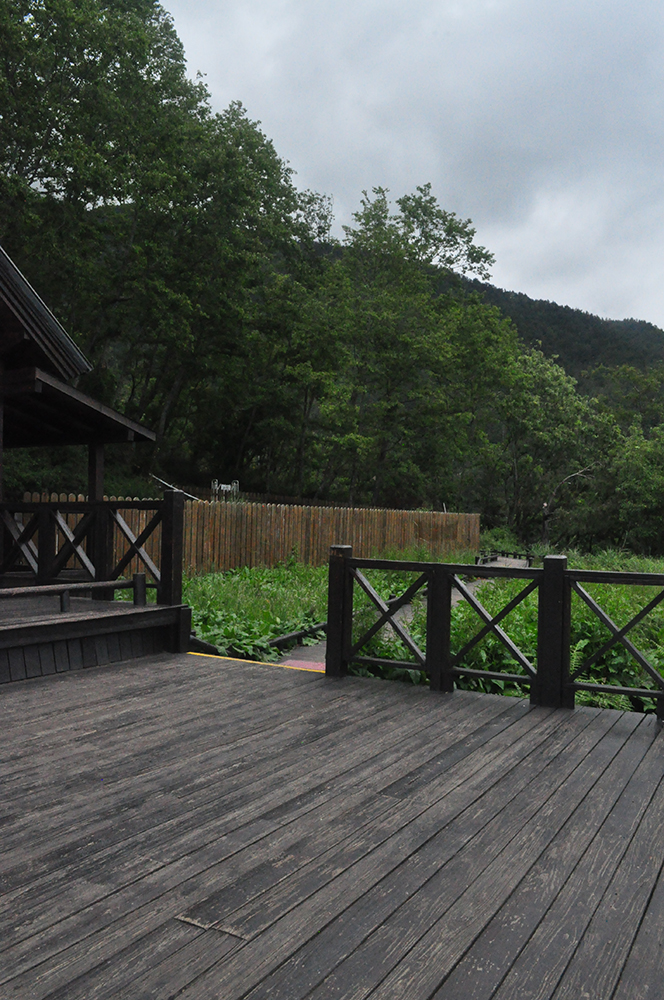
#> input picture DAY-2/panaroma/img/DSC_0171.jpg, 664 x 1000 px; its folder holds 3 pictures in this run
$ python panaroma.py
#> lines starting #> are read from the running program, lines starting #| are printed output that depends on the picture; after the words box and inside, x2 and y2 are one past the last pixel; in counts of white or black regions, pixels touching at a corner belong together
import cv2
import numpy as np
import os


# https://github.com/SSARCandy/panoramas-image-stitching

# -----------------------------
# Dosya Yolları
# -----------------------------
BASE_DIR = os.path.dirname(os.path.abspath(__file__))
IMG_DIR = os.path.join(BASE_DIR, "img")

images = []

for file in sorted(os.listdir(IMG_DIR)):

    if file.endswith(".jpg") or file.endswith(".png"):

        path = os.path.join(IMG_DIR, file)
        img = cv2.imread(path)
#> img is the input picture: shape (1000, 664, 3); mean B, G, R 84.9, 90.6, 85.6

        if img is None:
            print("UYARI: Okunamadı ->", file)
        else:
            images.append(img)


if len(images) < 3:
    print("HATA: En az 3 resim gerekli")
    exit()


img1, img2, img3 = images[:3]


# -----------------------------
# Gray'e çevir
# -----------------------------
gray1 = cv2.cvtColor(img1, cv2.COLOR_BGR2GRAY)
gray2 = cv2.cvtColor(img2, cv2.COLOR_BGR2GRAY)
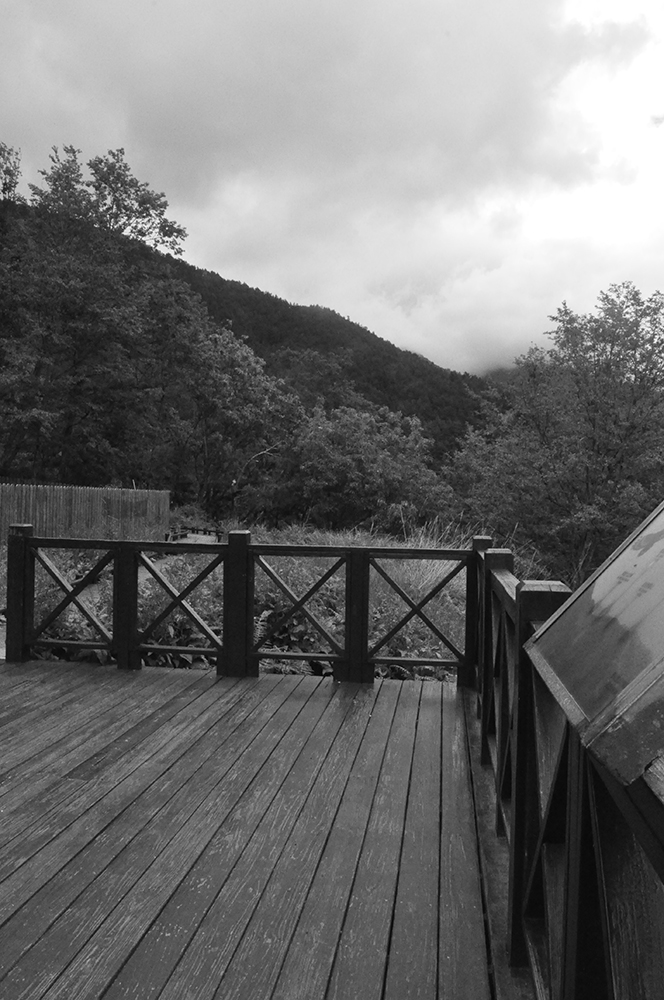
#> gray2: shape (1000, 664); min 0, max 255, mean 110
gray3 = cv2.cvtColor(img3, cv2.COLOR_BGR2GRAY)
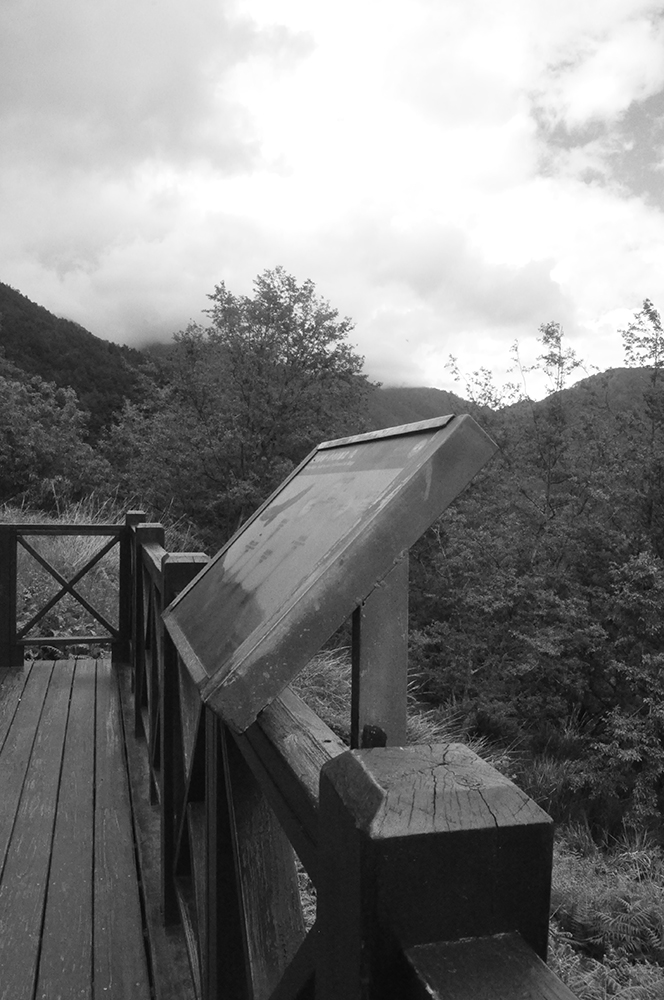
#> gray3: shape (1000, 664); min 0, max 255, mean 125.5


# -----------------------------
# ORB
# -----------------------------
orb = cv2.ORB_create(nfeatures=3000)

kp1, des1 = orb.detectAndCompute(gray1, None)
#> kp1 = 3000 keypoints; strongest (x, y, size): (119, 200, 31), (116, 64, 31), (118, 65, 31), (472, 264, 31)
kp2, des2 = orb.detectAndCompute(gray2, None)
#> kp2 = 2985 keypoints; strongest (x, y, size): (155, 246, 31), (164, 238, 31), (163, 241, 31), (166, 241, 31)
kp3, des3 = orb.detectAndCompute(gray3, None)
#> kp3 = 2955 keypoints; strongest (x, y, size): (495, 401, 31), (496, 403, 31), (494, 408, 31), (493, 403, 31)


if des1 is None or des2 is None or des3 is None:
    print("HATA: Descriptor üretilemedi")
    exit()


# -----------------------------
# Matcher
# -----------------------------
bf = cv2.BFMatcher(cv2.NORM_HAMMING, crossCheck=True)

# df binary descriptor
# Hamming distance
# crossCheck: iki yönlü eşleşme varsa tekini kabul ediyor

matches12 = bf.match(des1, des2)
#> matches12 = 1169 matches
matches23 = bf.match(des2, des3)
#> matches23 = 844 matches

print("Match 1-2:", len(matches12))
#| Match 1-2: 1169
print("Match 2-3:", len(matches23))
#| Match 2-3: 844


if len(matches12) < 20 or len(matches23) < 20:
    print("HATA: Yeterli eşleşme yok")
    exit()


matches12 = sorted(matches12, key=lambda x: x.distance)
matches23 = sorted(matches23, key=lambda x: x.distance)


# -----------------------------
# Homography
# -----------------------------
def get_homography(matches, kpA, kpB): # işin kalbi

    # Outlier’ları eler
    # En iyi perspektif matrisi bulur
    # imgA → imgB koordinatlarına map eder.

    src_pts = np.float32(
        [kpA[m.queryIdx].pt for m in matches]
    ).reshape(-1,1,2)
#> src_pts = 100 rows, first 8: [441.7, 255.1], [450, 253], [482.4, 259.2], [468.6, 226], [423, 654.4], [476, 249], [495.9, 625.5], [470.7, 248.8]

    dst_pts = np.float32(
        [kpB[m.trainIdx].pt for m in matches]
    ).reshape(-1,1,2)
#> dst_pts = 100 rows, first 8: [134.8, 226], [141, 223.9], [174, 232.8], [161.7, 199.1], [109.5, 634.5], [168, 223], [183.2, 601.3], [163.8, 221.9]

    H, mask = cv2.findHomography(
        src_pts, dst_pts,
        cv2.RANSAC, 5.0
    )
#> H = [[1.33, -0.00982, -423.4], [0.234, 1.27, -151.1], [0.000487, 3.75e-05, 1]]; mask = 100 values from 1 to 1

    return H


H12 = get_homography(matches12[:100], kp1, kp2)
#> H12 has the same summary as H in get_homography
H23 = get_homography(matches23[:100], kp2, kp3)
#> in get_homography (call 2), `src_pts = np.float32( [kpA[m.queryIdx].pt for m in matches] ).reshape(..`: src_pts = 100 rows, first 8: [442.4, 679.1], [554.7, 312.8], [414.7, 603.4], [563, 302.4], [555.8, 312.5], [446.4, 676.8], [554.7, 347.3], [549.5, 350.8]
#> in get_homography (call 2), `dst_pts = np.float32( [kpB[m.trainIdx].pt for m in matches] ).reshape(..`: dst_pts = 100 rows, first 8: [96.77, 656.6], [212.5, 292], [66.24, 580.3], [221.8, 282.2], [213.1, 292.3], [102, 654], [212.5, 324.9], [207.4, 328.3]
#> H23 = [[1.46, 0.00938, -523.3], [0.307, 1.4, -211.6], [0.000593, 0.000101, 1]]


if H12 is None:
    print("HATA: img1 → img2 hizalanamadı")
    exit()

if H23 is None:
    print("HATA: img2 → img3 hizalanamadı")
    exit()


print("Homography OK")


# -----------------------------
# Canvas Oluştur
# -----------------------------
h1, w1 = img1.shape[:2]
#> h1 = 1000; w1 = 664
h2, w2 = img2.shape[:2]
#> h2 = 1000; w2 = 664
h3, w3 = img3.shape[:2]
#> h3 = 1000; w3 = 664

canvas_width = w1 + w2 + w3
#> canvas_width = 1992
canvas_height = max(h1, h2, h3)
#> canvas_height = 1000

canvas = np.zeros(
    (canvas_height, canvas_width, 3),
    dtype=np.uint8
)


# img2'yi ortaya yakın yerleştir (negatif warp kesilmesin)
offset_x = w1
#> offset_x = 664

# Canvas'a geçiş için çeviri matrisi
T = np.array([
    [1, 0, offset_x],
    [0, 1, 0],
    [0, 0, 1]
], dtype=np.float64)
#> T = [[1, 0, 664], [0, 1, 0], [0, 0, 1]]


# -----------------------------
# Ortaya img2 koy
# -----------------------------
canvas[0:h2, offset_x:offset_x + w2] = img2


# -----------------------------
# img1 ekle
# -----------------------------
warp1 = cv2.warpPerspective(
    img1, T @ H12,
    (canvas_width, canvas_height)
)

mask1 = cv2.cvtColor(warp1, cv2.COLOR_BGR2GRAY) > 0
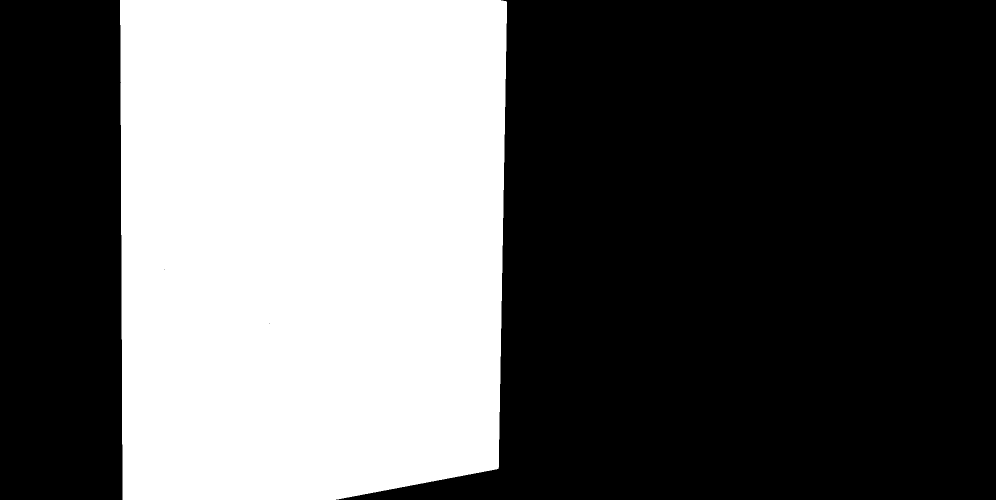
#> mask1: shape (1000, 1992) bool (shown at 1/2 size); 37.8% white; 1 white region, box (x1, y1, x2, y2) and area: (240, 0, 1014, 1000) 752518

# Sadece dolu pikselleri yaz
canvas[mask1] = warp1[mask1]
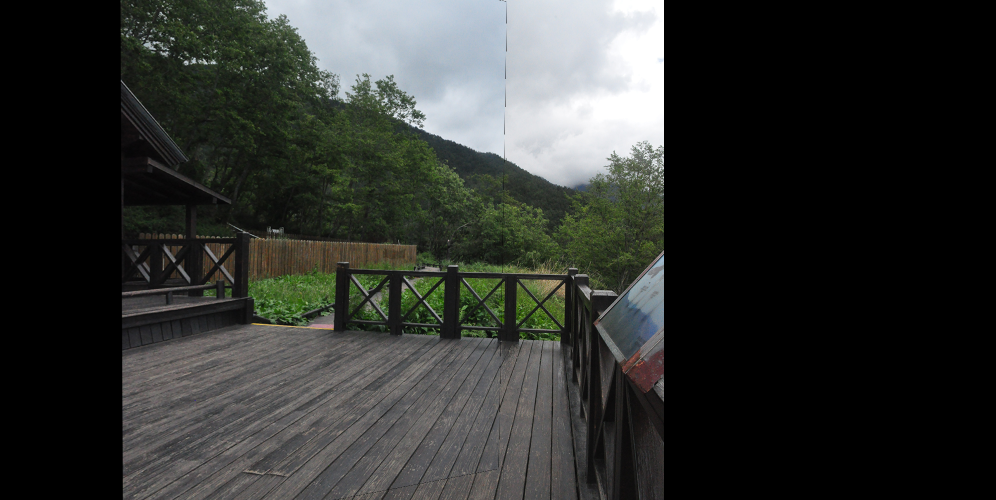
#> canvas: shape (1000, 1992, 3) (shown at 1/2 size); mean B, G, R 48, 51.1, 49


# -----------------------------
# img3 ekle
# -----------------------------
warp3 = cv2.warpPerspective(
    img3, T @ np.linalg.inv(H23),
    (canvas_width, canvas_height)
)
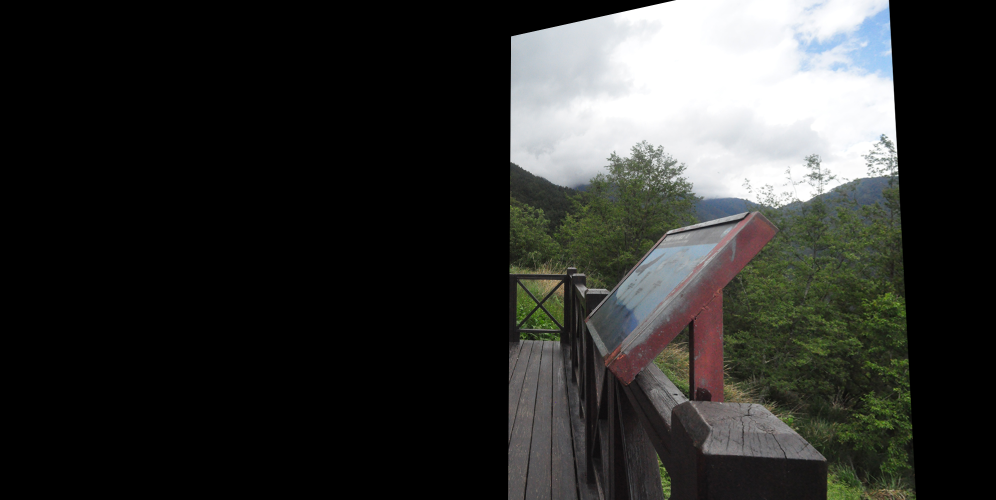
#> warp3: shape (1000, 1992, 3) (shown at 1/2 size); mean B, G, R 47.3, 49.5, 48.7

mask3 = cv2.cvtColor(warp3, cv2.COLOR_BGR2GRAY) > 0
#> mask3: shape (1000, 1992) bool; 38.9% white; 1 white region, box (x1, y1, x2, y2) and area: (1016, 0, 1833, 1000) 774994

empty = cv2.cvtColor(canvas, cv2.COLOR_BGR2GRAY) == 0
#> empty: shape (1000, 1992) bool; 45.5% white; 9 white regions (7 under 20 px), largest, box (x1, y1, x2, y2) and area: (1328, 0, 1992, 1000) 664000, (0, 0, 245, 1000) 242663
mask3_final = mask3 & empty
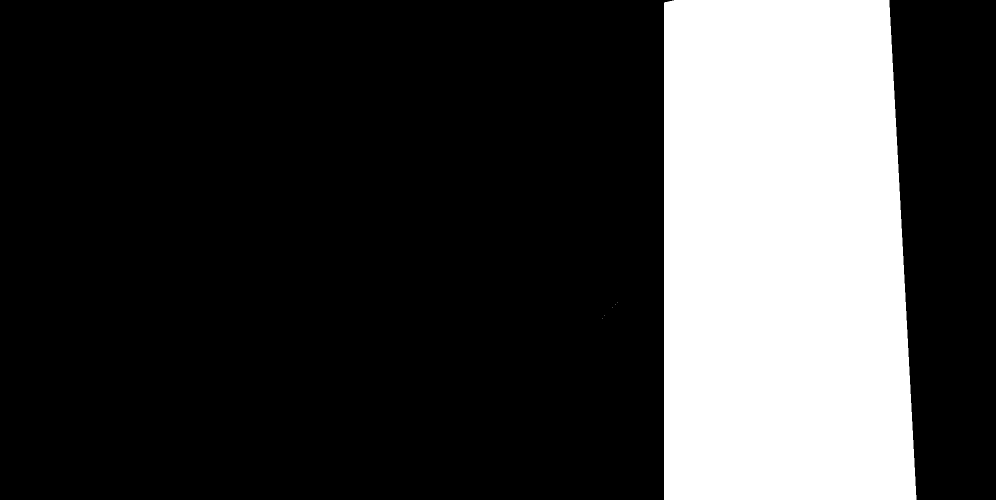
#> mask3_final: shape (1000, 1992) bool (shown at 1/2 size); 24% white; 6 white regions (5 under 20 px), largest, box (x1, y1, x2, y2) and area: (1328, 0, 1833, 1000) 477802
canvas[mask3_final] = warp3[mask3_final]


# -----------------------------
# Ekrana sığdır
# -----------------------------
max_width = 1200

h, w = canvas.shape[:2]

scale = min(1.0, max_width / w)

panorama_show = cv2.resize(
    canvas,
    None,
    fx=scale,
    fy=scale
)
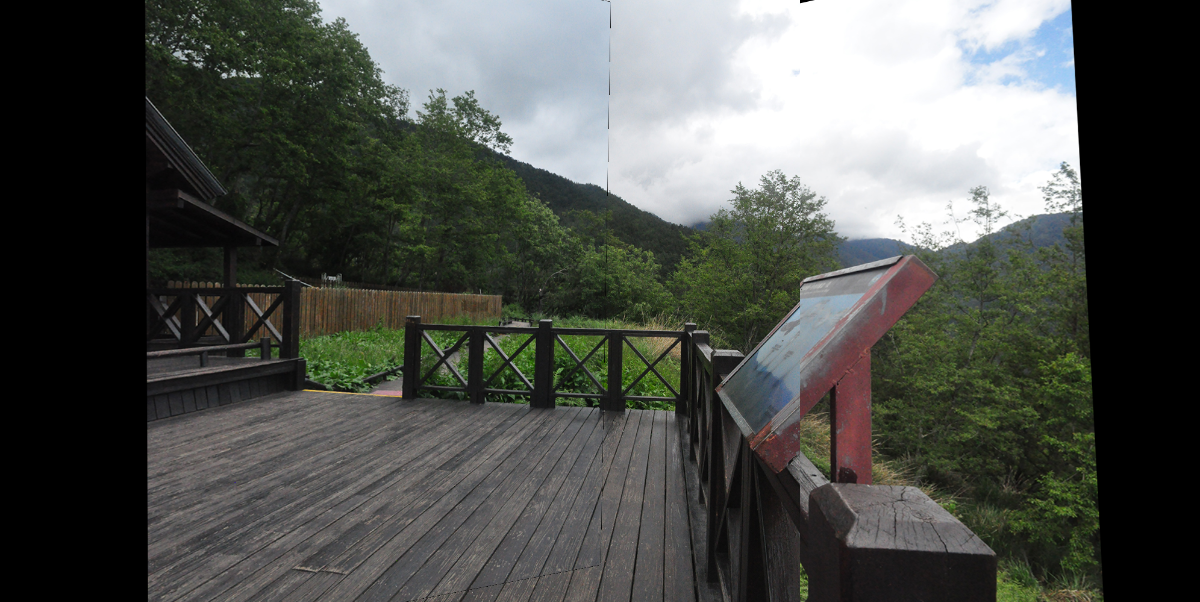
#> panorama_show: shape (602, 1200, 3); mean B, G, R 78.3, 82.9, 80.2


# -----------------------------
# Göster
# -----------------------------
cv2.namedWindow("Panorama", cv2.WINDOW_NORMAL)
cv2.resizeWindow(
    "Panorama",
    int(w*scale),
    int(h*scale)
)

cv2.imshow("Panorama", panorama_show)

cv2.waitKey(0)
cv2.destroyAllWindows()
